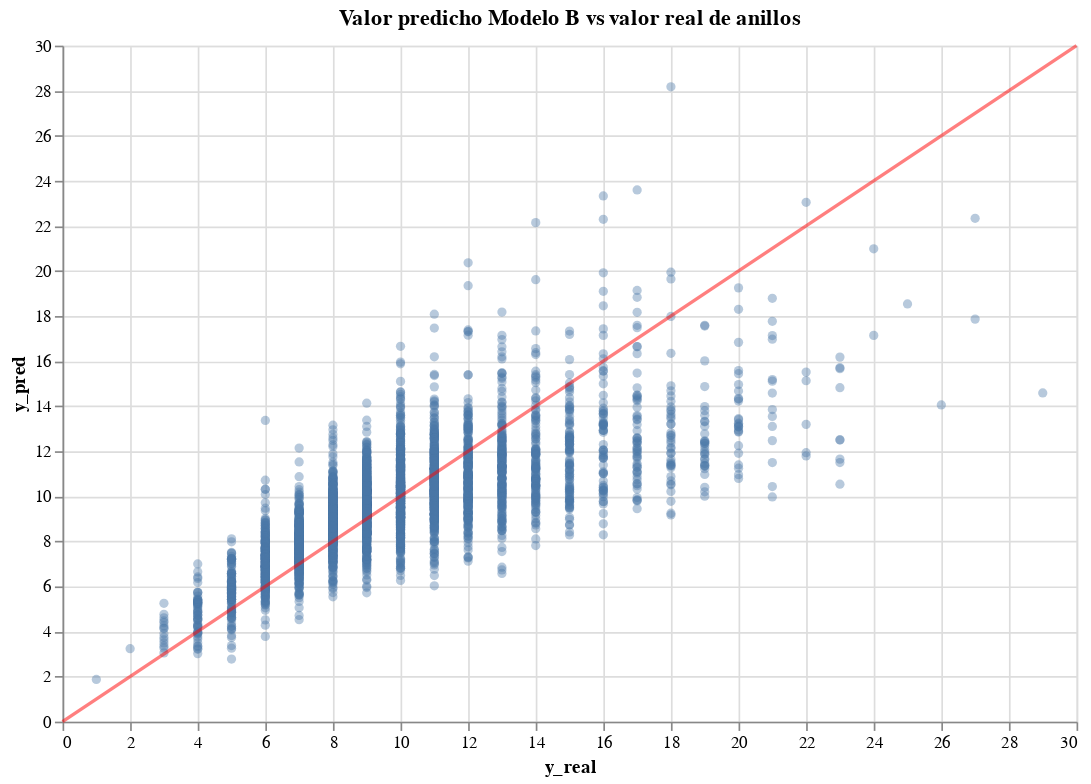

Here is the notebook cell this chart was saved with:
### Code cell
chart_B = alt.Chart(df_B).mark_circle(opacity=0.4).encode(
    x="y_real",
    y="y_pred"
).properties(
    width=600,
    height=400,
    title="Valor predicho Modelo B vs valor real de anillos"
)

identity_line_B = (
    alt.Chart(
        pd.DataFrame({"y_real": [0, df_B.max().max() + 1], "y_pred": [0, df_B.max().max() + 1]})
    )
    .mark_line(color="red", opacity=0.5)
    .encode(
        x="y_real",
        y="y_pred"
    )
)

chart_B + identity_line_B

### Figure 1 — Vega-Lite specification as saved in the notebook (floating-point values rounded to 4 significant figures; data arrays with more than 128 entries replaced by an {"elided": "..."} marker saying what was removed)
{"config": {"background": "white", "view": {"continuousWidth": 400, "continuousHeight": 300}}, "layer": [{"data": {"name": "data-3ea7cc879c1950c10092f9aed0ada6c3"}, "mark": {"type": "circle", "opacity": 0.4}, "encoding": {"x": {"type": "quantitative", "field": "y_real"}, "y": {"type": "quantitative", "field": "y_pred"}}, "height": 400, "title": "Valor predicho Modelo B vs valor real de anillos", "width": 600}, {"data": {"name": "data-a5d47553da8429ea438f8ebf9f4176ef"}, "mark": {"type": "line", "color": "red", "opacity": 0.5}, "encoding": {"x": {"type": "quantitative", "field": "y_real"}, "y": {"type": "quantitative", "field": "y_pred"}}}], "$schema": "https://vega.github.io/schema/vega-lite/v4.8.1.json", "datasets": {"data-3ea7cc879c1950c10092f9aed0ada6c3": {"elided": "4175 records"}, "data-a5d47553da8429ea438f8ebf9f4176ef": [{"y_real": 0.0, "y_pred": 0.0}, {"y_real": 30.0, "y_pred": 30.0}]}}
